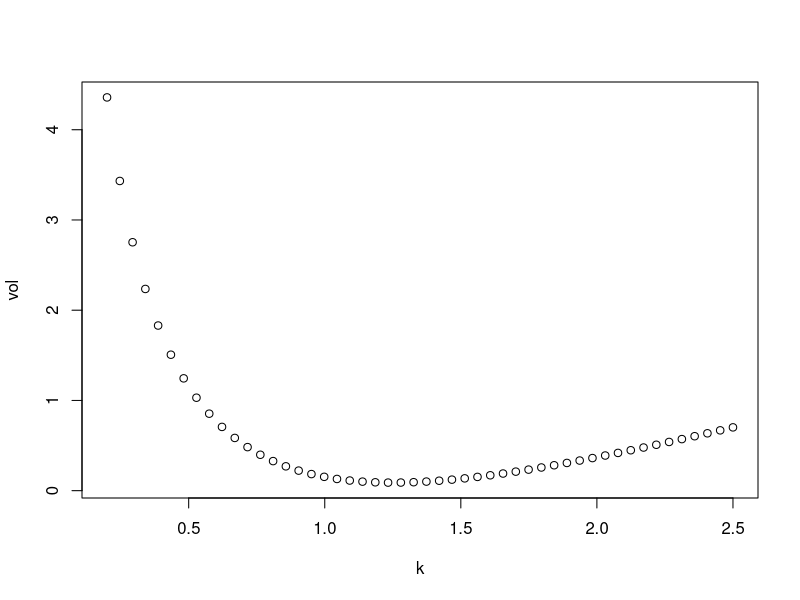

The R source for this figure:
###########################################
### M\'etodos de interpolaci\'on de vol ###
###########################################


# Vanna-Volga method -------------------------------------------------------

VannaVolgaVegaInterpolation1<-function(k,spot,t,d_factor,f_factor,v_atm,v_rr,v_vwb){
  fwd<-spot*f_factor/d_factor
  k_atm<-fwd*exp(v_atm^2*t/2)
  v_25c<-v_atm+v_vwb+v_rr/2
  v_25p<-v_atm+v_vwb-v_rr/2
  k_25c<-fwd*exp(-qnorm(.25/f_factor)*v_25c*sqrt(t)+v_25c^2*t/2)
  k_25p<-fwd*exp(qnorm(.25/f_factor)*v_25p*sqrt(t)+v_25p^2*t/2)
  x_1<-log(k_atm/k)*log(k_25c/k)/log(k_atm/k_25p)/log(k_25c/k_25p)
  x_2<-log(k/k_25p)*log(k_25c/k)/log(k_atm/k_25p)/log(k_25c/k_atm)
  x_3<-log(k/k_25p)*log(k/k_atm)/log(k_25c/k_25p)/log(k_25c/k_atm)
  return(v_25p*x_1+v_atm*x_2+v_25c*x_3)
}
spot<-1.205
tenor<-94/365
domestic_discount_factor<-.9902752
foreign_discount_factor<-.9945049
at_the_money<-.0905
risk_reversal<--.0050
vega_weighted_butterfly<-.0013
VannaVolgaVegaInterpolation1(spot*foreign_discount_factor/domestic_discount_factor*exp(at_the_money^2*tenor/2),spot,tenor,domestic_discount_factor,
                   foreign_discount_factor,at_the_money,
                   risk_reversal,vega_weighted_butterfly)
k<-seq(.2,2.5,length.out = 50)
vol<-sapply(k,VannaVolgaVegaInterpolation1,spot=spot,t=tenor,d_factor=domestic_discount_factor,
      f_factor=foreign_discount_factor,v_atm=at_the_money,
      v_rr=risk_reversal,v_vwb=vega_weighted_butterfly)
plot(k,vol)
